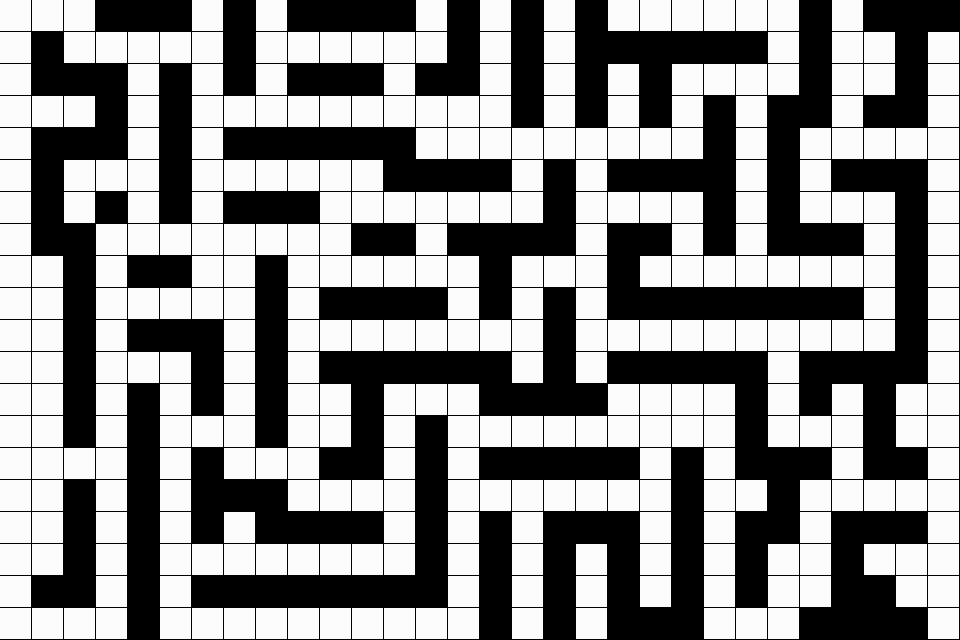

Rendered tile map (Tiled .tmx) drawn with the repository's tilesets; below, a short description and the map source with its tile grids summarised:
An orthogonal 30x20 tile map with 32x32 px tiles, 2 tile layers (background, wall), 2 tilesets.

<map version="1.0" orientation="orthogonal" width="30" height="20" tilewidth="32" tileheight="32">
 <tileset firstgid="1" name="background" tilewidth="32" tileheight="32">
  <image source="background.png" width="32" height="32" />
  <tile id="0">
   <properties>
    <property name="background" value="0" />
   </properties>
  </tile>
 </tileset>
 <tileset firstgid="2" name="wall" tilewidth="32" tileheight="32">
  <image source="wall.png" width="32" height="32" />
  <tile id="0">
   <properties>
    <property name="wall" value="1" />
   </properties>
  </tile>
 </tileset>
 <layer name="background" width="30" height="20">
  <data>[600 cells, 600 non-empty, 1 distinct tile ids]</data>
 </layer>
 <layer name="wall" width="30" height="20">
  <data>[600 cells, 252 non-empty, 1 distinct tile ids]</data>
 </layer>
</map>
